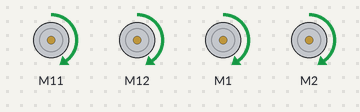
Bench run of a sketch on a simulated Arduino Uno, built with avr-gcc and run on an emulated ATmega328P. On the bench: 4 × DC motor (green arrow = forward, orange = backward, longer = faster).

Above: at 1.0 s.
At 3.1 s:
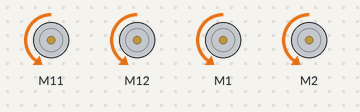
At 5.1 s:
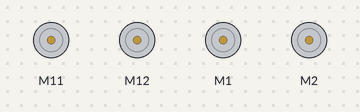
Timing chart, 0 to 7.9 s (numbered marks = the images above):
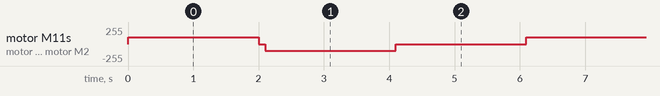

The sketch:

dc_motor_test.ino
```cpp
// (licence header left out)
#include "MeOrion.h"

MeDCMotor motor1(PORT_1);

MeDCMotor motor2(PORT_2);

MeDCMotor motor3(M1);

MeDCMotor motor4(M2);

uint8_t motorSpeed = 100;

void setup()
{
}

void loop()
{
  motor1.run(motorSpeed); /* value: between -255 and 255. */
  motor2.run(motorSpeed); /* value: between -255 and 255. */
  motor3.run(motorSpeed);
  motor4.run(motorSpeed);
  delay(2000);
  motor1.stop();
  motor2.stop();
  motor3.stop();
  motor4.stop();
  delay(100);
  motor1.run(-motorSpeed);
  motor2.run(-motorSpeed);
  motor3.run(-motorSpeed);
  motor4.run(-motorSpeed);
  delay(2000);
  motor1.stop();
  motor2.stop();
  motor3.stop();
  motor4.stop();
  delay(2000);
}
```

Measured:
- by itself, motor M11, motor M12, motor M1, motor M2: repeats every 6.1 s: stopped 0.10 s, backward 100/255 2.0 s, stopped 2.0 s, forward 100/255 2.0 s
